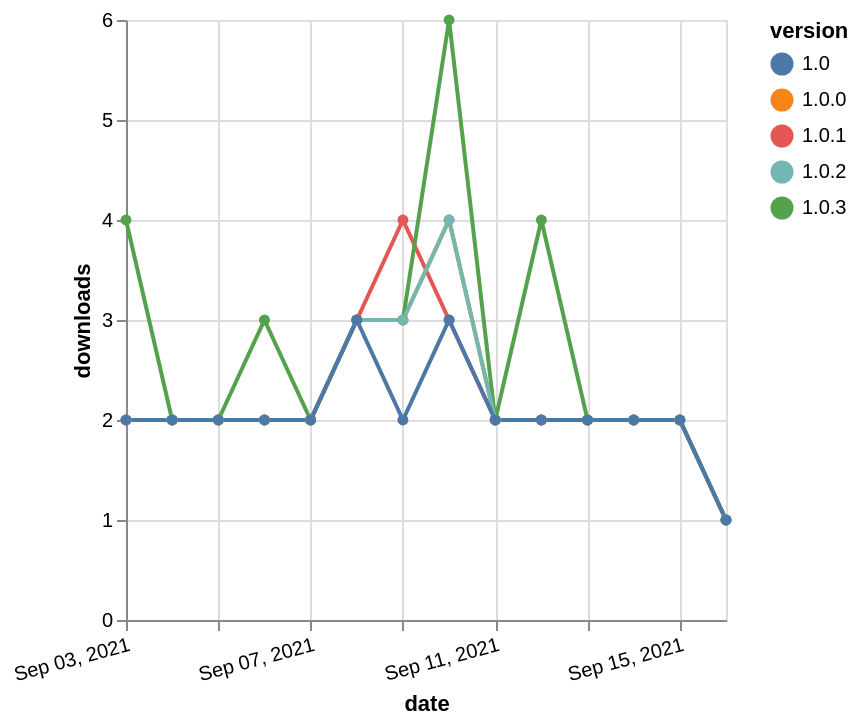

Vega-Lite specification stored for this chart:
### Vega-Lite specification from a JSON file in a GitHub repository (floating-point values rounded to 4 significant figures)
{"$schema": "https://vega.github.io/schema/vega-lite/v5.json", "description": "A simple bar chart with embedded data.", "data": {"values": [{"date": "2021-09-03", "total": 2315, "delta": 2, "version": "1.0.1"}, {"date": "2021-09-04", "total": 2317, "delta": 2, "version": "1.0.1"}, {"date": "2021-09-05", "total": 2319, "delta": 2, "version": "1.0.1"}, {"date": "2021-09-06", "total": 2321, "delta": 2, "version": "1.0.1"}, {"date": "2021-09-07", "total": 2323, "delta": 2, "version": "1.0.1"}, {"date": "2021-09-08", "total": 2326, "delta": 3, "version": "1.0.1"}, {"date": "2021-09-09", "total": 2330, "delta": 4, "version": "1.0.1"}, {"date": "2021-09-10", "total": 2333, "delta": 3, "version": "1.0.1"}, {"date": "2021-09-11", "total": 2335, "delta": 2, "version": "1.0.1"}, {"date": "2021-09-12", "total": 2337, "delta": 2, "version": "1.0.1"}, {"date": "2021-09-13", "total": 2339, "delta": 2, "version": "1.0.1"}, {"date": "2021-09-14", "total": 2341, "delta": 2, "version": "1.0.1"}, {"date": "2021-09-15", "total": 2343, "delta": 2, "version": "1.0.1"}, {"date": "2021-09-16", "total": 2344, "delta": 1, "version": "1.0.1"}, {"date": "2021-09-03", "total": 2276, "delta": 2, "version": "1.0.0"}, {"date": "2021-09-04", "total": 2278, "delta": 2, "version": "1.0.0"}, {"date": "2021-09-05", "total": 2280, "delta": 2, "version": "1.0.0"}, {"date": "2021-09-06", "total": 2282, "delta": 2, "version": "1.0.0"}, {"date": "2021-09-07", "total": 2284, "delta": 2, "version": "1.0.0"}, {"date": "2021-09-08", "total": 2287, "delta": 3, "version": "1.0.0"}, {"date": "2021-09-09", "total": 2290, "delta": 3, "version": "1.0.0"}, {"date": "2021-09-10", "total": 2294, "delta": 4, "version": "1.0.0"}, {"date": "2021-09-11", "total": 2296, "delta": 2, "version": "1.0.0"}, {"date": "2021-09-12", "total": 2298, "delta": 2, "version": "1.0.0"}, {"date": "2021-09-13", "total": 2300, "delta": 2, "version": "1.0.0"}, {"date": "2021-09-14", "total": 2302, "delta": 2, "version": "1.0.0"}, {"date": "2021-09-15", "total": 2304, "delta": 2, "version": "1.0.0"}, {"date": "2021-09-16", "total": 2305, "delta": 1, "version": "1.0.0"}, {"date": "2021-09-03", "total": 2630, "delta": 4, "version": "1.0.3"}, {"date": "2021-09-04", "total": 2632, "delta": 2, "version": "1.0.3"}, {"date": "2021-09-05", "total": 2634, "delta": 2, "version": "1.0.3"}, {"date": "2021-09-06", "total": 2637, "delta": 3, "version": "1.0.3"}, {"date": "2021-09-07", "total": 2639, "delta": 2, "version": "1.0.3"}, {"date": "2021-09-08", "total": 2642, "delta": 3, "version": "1.0.3"}, {"date": "2021-09-09", "total": 2645, "delta": 3, "version": "1.0.3"}, {"date": "2021-09-10", "total": 2651, "delta": 6, "version": "1.0.3"}, {"date": "2021-09-11", "total": 2653, "delta": 2, "version": "1.0.3"}, {"date": "2021-09-12", "total": 2657, "delta": 4, "version": "1.0.3"}, {"date": "2021-09-13", "total": 2659, "delta": 2, "version": "1.0.3"}, {"date": "2021-09-14", "total": 2661, "delta": 2, "version": "1.0.3"}, {"date": "2021-09-15", "total": 2663, "delta": 2, "version": "1.0.3"}, {"date": "2021-09-16", "total": 2664, "delta": 1, "version": "1.0.3"}, {"date": "2021-09-03", "total": 2279, "delta": 2, "version": "1.0.2"}, {"date": "2021-09-04", "total": 2281, "delta": 2, "version": "1.0.2"}, {"date": "2021-09-05", "total": 2283, "delta": 2, "version": "1.0.2"}, {"date": "2021-09-06", "total": 2285, "delta": 2, "version": "1.0.2"}, {"date": "2021-09-07", "total": 2287, "delta": 2, "version": "1.0.2"}, {"date": "2021-09-08", "total": 2290, "delta": 3, "version": "1.0.2"}, {"date": "2021-09-09", "total": 2293, "delta": 3, "version": "1.0.2"}, {"date": "2021-09-10", "total": 2297, "delta": 4, "version": "1.0.2"}, {"date": "2021-09-11", "total": 2299, "delta": 2, "version": "1.0.2"}, {"date": "2021-09-12", "total": 2301, "delta": 2, "version": "1.0.2"}, {"date": "2021-09-13", "total": 2303, "delta": 2, "version": "1.0.2"}, {"date": "2021-09-14", "total": 2305, "delta": 2, "version": "1.0.2"}, {"date": "2021-09-15", "total": 2307, "delta": 2, "version": "1.0.2"}, {"date": "2021-09-16", "total": 2308, "delta": 1, "version": "1.0.2"}, {"date": "2021-09-03", "total": 2233, "delta": 2, "version": "1.0"}, {"date": "2021-09-04", "total": 2235, "delta": 2, "version": "1.0"}, {"date": "2021-09-05", "total": 2237, "delta": 2, "version": "1.0"}, {"date": "2021-09-06", "total": 2239, "delta": 2, "version": "1.0"}, {"date": "2021-09-07", "total": 2241, "delta": 2, "version": "1.0"}, {"date": "2021-09-08", "total": 2244, "delta": 3, "version": "1.0"}, {"date": "2021-09-09", "total": 2246, "delta": 2, "version": "1.0"}, {"date": "2021-09-10", "total": 2249, "delta": 3, "version": "1.0"}, {"date": "2021-09-11", "total": 2251, "delta": 2, "version": "1.0"}, {"date": "2021-09-12", "total": 2253, "delta": 2, "version": "1.0"}, {"date": "2021-09-13", "total": 2255, "delta": 2, "version": "1.0"}, {"date": "2021-09-14", "total": 2257, "delta": 2, "version": "1.0"}, {"date": "2021-09-15", "total": 2259, "delta": 2, "version": "1.0"}, {"date": "2021-09-16", "total": 2260, "delta": 1, "version": "1.0"}]}, "width": "container", "mark": {"type": "line", "point": {"filled": true}}, "encoding": {"x": {"field": "date", "type": "temporal", "timeUnit": "yearmonthdate", "title": "date", "axis": {"labelAngle": -15}}, "y": {"field": "delta", "type": "quantitative", "title": "downloads"}, "color": {"field": "version", "type": "nominal"}, "tooltip": {"field": "delta"}}}
